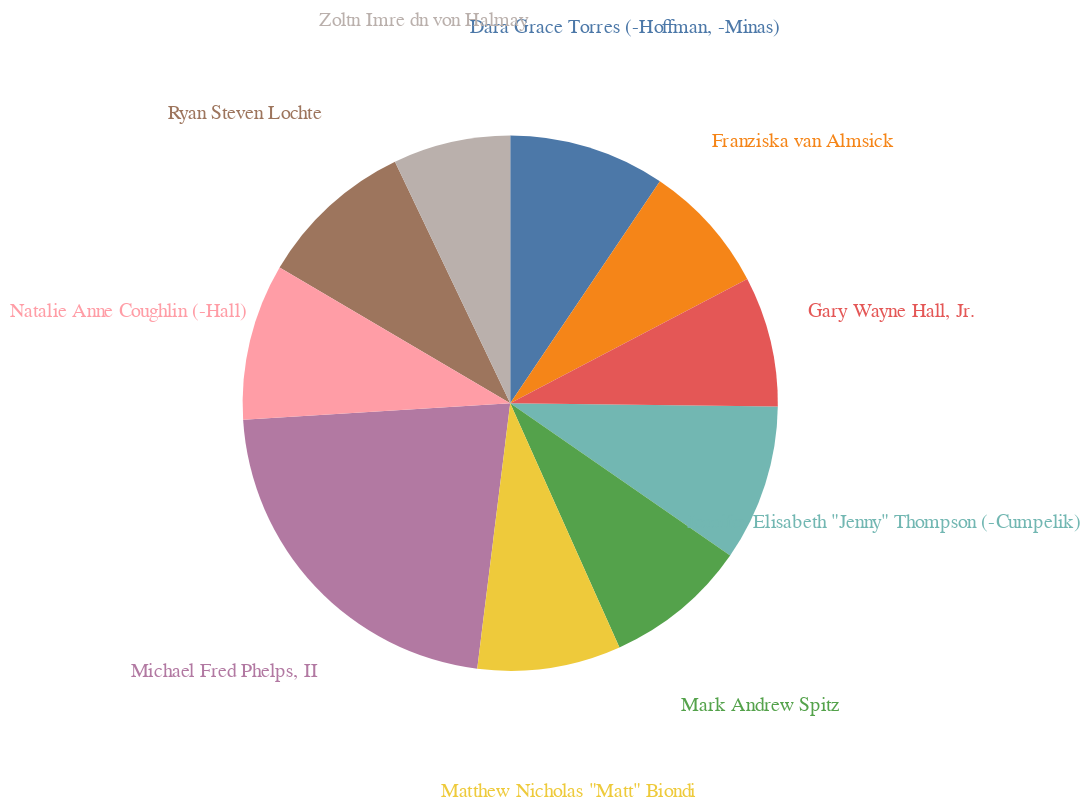

The code cell stored with this chart in its notebook:
### Code cell
tenn |> @vlplot(
    theta={:second, stack=true},
    color={"first:n", legend=nothing},
    view={stroke=nothing}) +
@vlplot(mark={:arc, outerRadius=150}) +
@vlplot(mark={:text, radius=220}, text="first:n")

### Figure 1 — Vega-Lite specification as saved in the notebook (floating-point values rounded to 4 significant figures)
{"data": {"values": [{"first": "Michael Fred Phelps, II", "second": 28}, {"first": "Ryan Steven Lochte", "second": 12}, {"first": "Dara Grace Torres (-Hoffman, -Minas)", "second": 12}, {"first": "Natalie Anne Coughlin (-Hall)", "second": 12}, {"first": "Jennifer Elisabeth \"Jenny\" Thompson (-Cumpelik)", "second": 12}, {"first": "Mark Andrew Spitz", "second": 11}, {"first": "Matthew Nicholas \"Matt\" Biondi", "second": 11}, {"first": "Franziska van Almsick", "second": 10}, {"first": "Gary Wayne Hall, Jr.", "second": 10}, {"first": "Zoltn Imre dn von Halmay", "second": 9}]}, "encoding": {"color": {"field": "first", "legend": null, "type": "nominal"}, "theta": {"field": "second", "stack": true, "type": "quantitative"}}, "layer": [{"mark": {"outerRadius": 150, "type": "arc"}}, {"encoding": {"text": {"field": "first", "type": "nominal"}}, "mark": {"radius": 220, "type": "text"}}], "view": {"stroke": null}}
